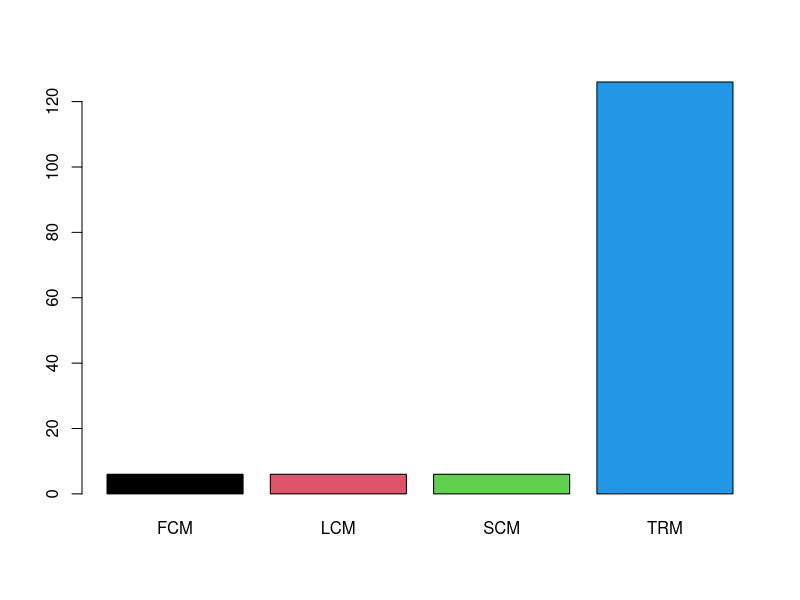
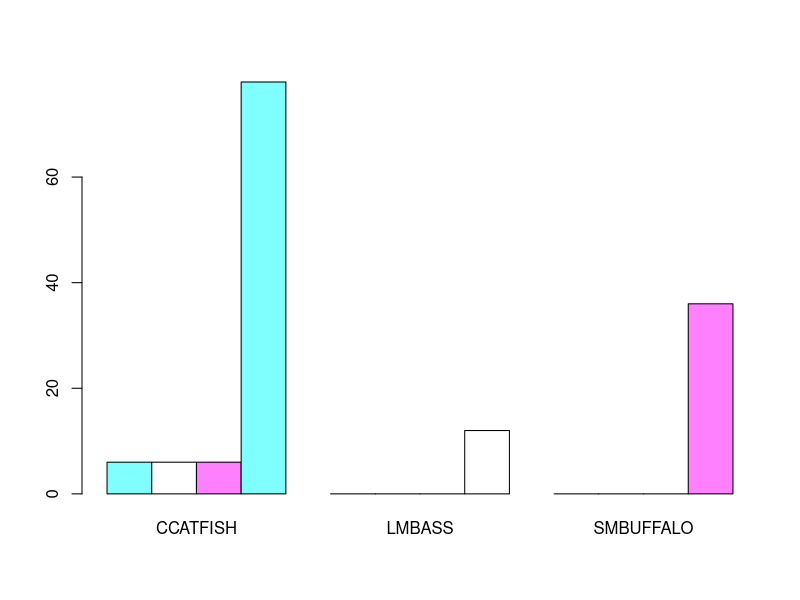
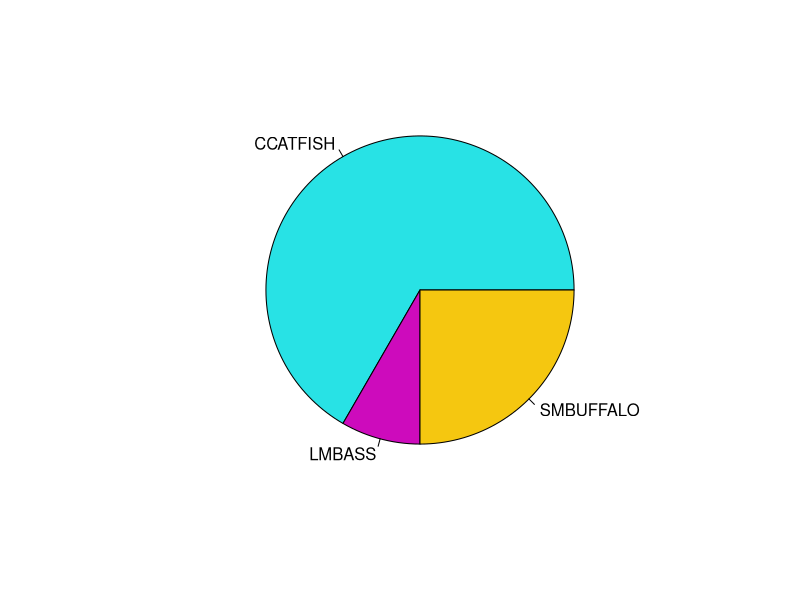
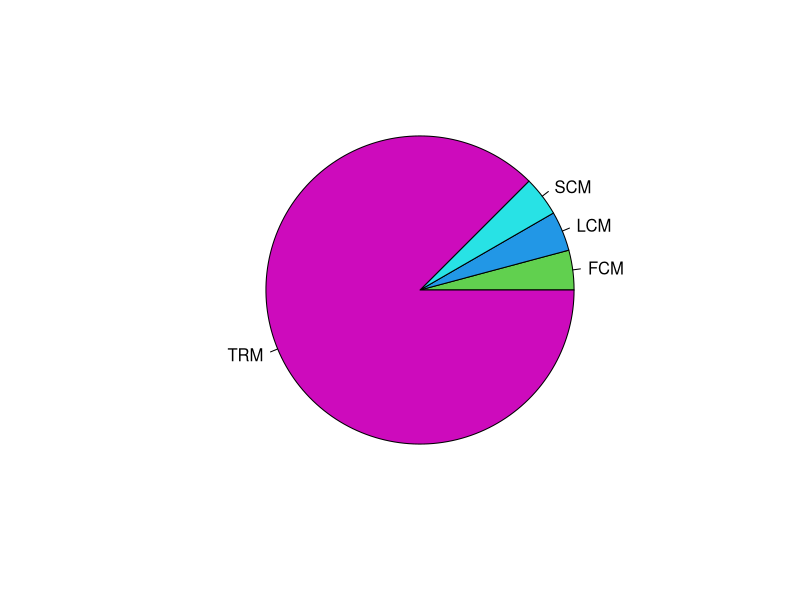
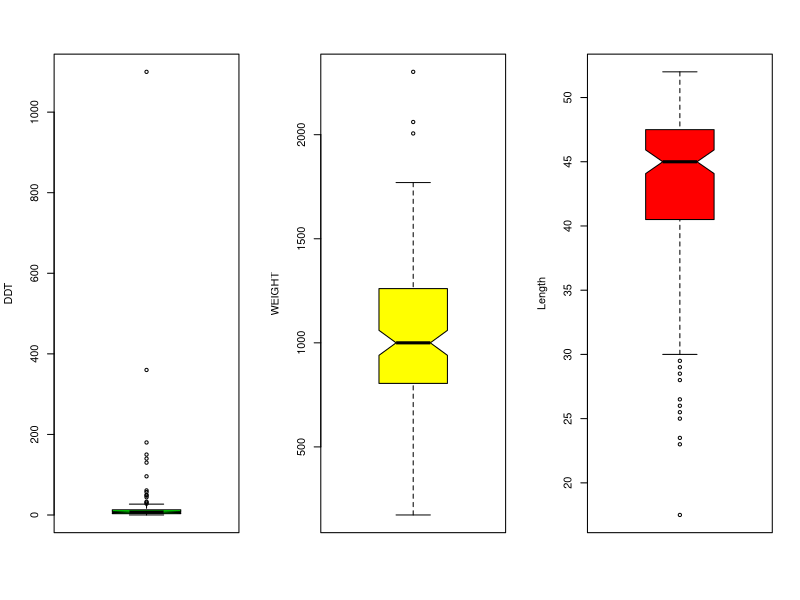
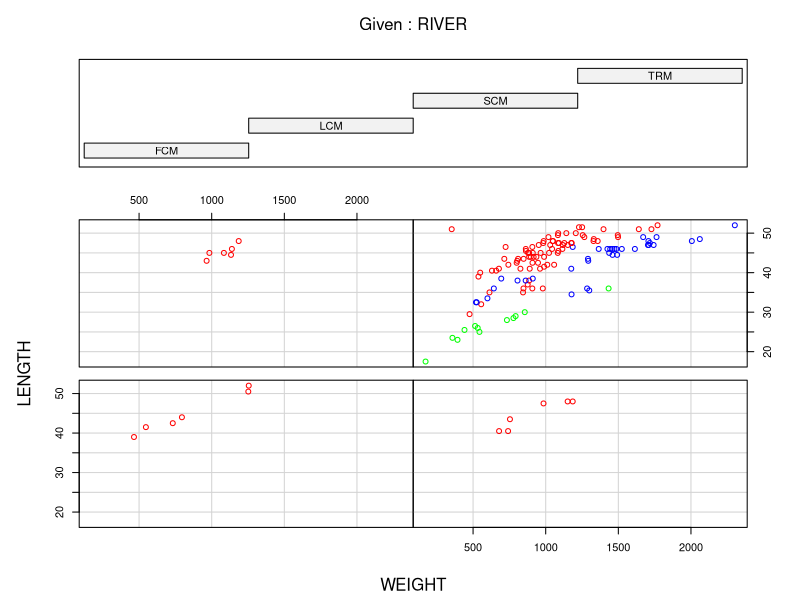
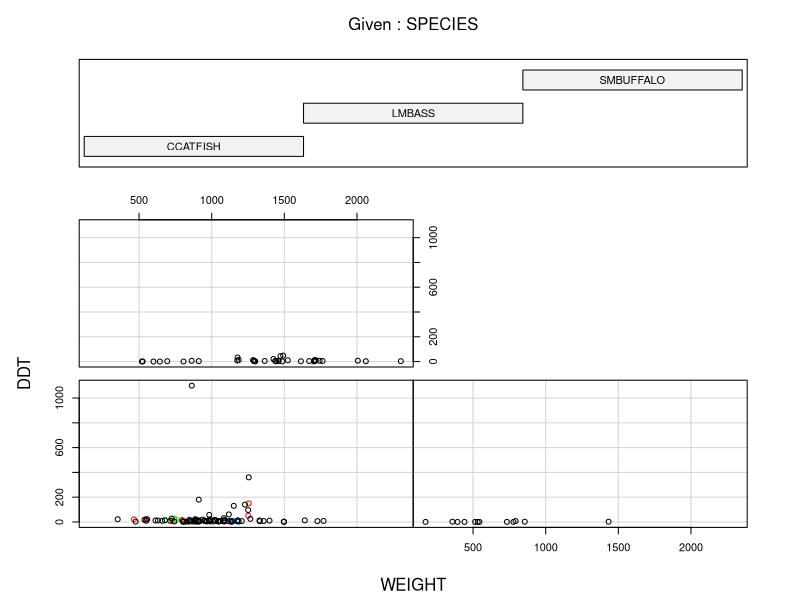
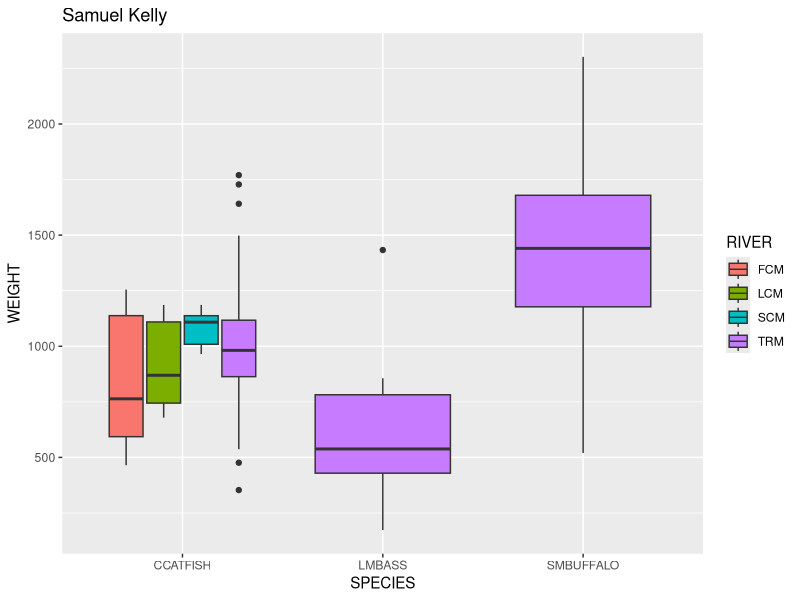

Write R code to recreate these figures, in order.
## ---- chunk 1
knitr::opts_chunk$set(echo = TRUE)
## ---- chunk 2
getwd()
## ---- chunk 3
ddt <- read.csv("DDT.csv")
head(ddt)
## ---- chunk 4
with(ddt, table(SPECIES))
weight <- ddt$WEIGHT
z=(weight-mean(weight))/sd(weight)
weight[abs(z)>3]
weight[abs(z)>=2 & abs(z)<=3]
sd(z)
## ---- chunk 5
b800 <- with(ddt, ddt[WEIGHT>800 & SPECIES=="LMBASS",])
b800
## ---- chunk 6
scm4 <- with(ddt, ddt[RIVER=="SCM" & DDT>4.0,])
scm4
## ---- chunk 7
riv=with(ddt, table(RIVER))
riv
## ---- chunk 8
barplot(riv, col = 1:4)
## ---- chunk 9
rivsp=with(ddt, table(RIVER,SPECIES))
rivsp
## ---- chunk 10
barplot(rivsp,beside = T, col = cm.colors(3))
## ---- chunk 11
sp=with(ddt, table(SPECIES))
pie(sp, col = 5:7)
## ---- chunk 12
pie(riv, col=3:7)
## ---- chunk 13
layout(matrix(c(1,2,3), nrow = 1, ncol = 3))
with(ddt, boxplot(DDT, ylab = "DDT",col = "Green",notch=T))
with(ddt, boxplot(WEIGHT, ylab="WEIGHT",col="Yellow",notch=T))
with(ddt, boxplot(LENGTH, ylab="Length",col="Red",notch=T))
## ---- chunk 14
fishcol = with(ddt,ifelse(SPECIES=="CCATFISH","Red",
                          ifelse(SPECIES=="SMBUFFALO","Blue","Green")))
coplot(LENGTH~WEIGHT|RIVER, col = fishcol, data = ddt)
## ---- chunk 15
rivcol=with(ddt, ifelse(RIVER=="FCM","Red",
                        ifelse(RIVER=="LCM","Green",
                               ifelse(RIVER=="SCM","Blue","Black"))))
coplot(DDT~WEIGHT|SPECIES, col = rivcol, data=ddt)
## ---- chunk 16
library(dplyr)
library(ggplot2)
ddt %>% ggplot(aes(x=SPECIES,y=WEIGHT,fill=RIVER)) + geom_boxplot() + ggtitle("Samuel Kelly")

## ---- chunk 17
ddt %>% ggplot(aes(x=RIVER,y=LENGTH,fill=SPECIES)) + geom_violin() + ggtitle("Samuel Kelly")
## ---- chunk 18
ddt %>% ggplot(aes(x=WEIGHT,y=LENGTH,fill=SPECIES,color=SPECIES)) + geom_point() + ggtitle("Samuel Kelly")
## ---- chunk 19
mean(ddt$LENGTH)
## ---- chunk 20
sd(ddt$WEIGHT)
## ---- chunk 21
plot(ddt$LENGTH, ddt$WEIGHT)
## ---- chunk 22
v=1:20
v/20
